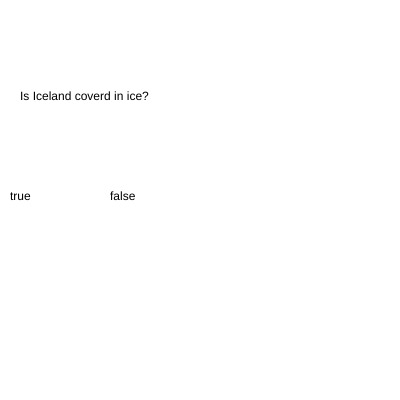
Frame 1 (no input)
Frame 60 (no input): identical to frame 1, image omitted
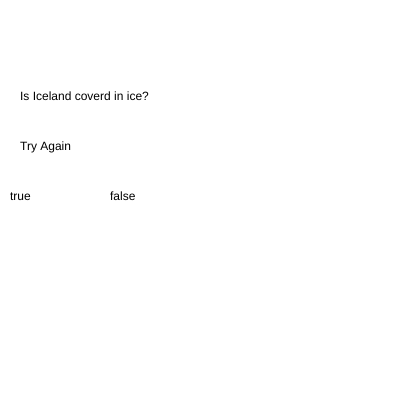
Frame 120 (the mouse pressed at the canvas centre since frame 60)

The p5.js sketch that drew these frames (run headless with seeded random() and noise() and a simulated clock; from frame 60 on, the mouse is pressed at the canvas centre):

// p5.js sketch
// ── sketch.js
var questions = ["Is Iceland coverd in ice?","What ocean lies to the east of US?"];
var options = [["true","false"],["pacific","eastern","indian","atlantic"]];
var answers = ["false","atlantic"];

var answer = "";

var currentQuestion = 0;

var currentOption = -1;
function setup() {
  // put setup code here
  createCanvas(400,400);
//  console.log(options[1].length);
}

function draw() {
  // put drawing code here
  background(255);

  text(questions[currentQuestion], 20,100);

  for(var i = 0; i<options[currentQuestion].length; i++){
    //console.log(options[currentQuestion][i]);
      text(options[currentQuestion][i], 10 + (100*i),200);
      var currentDist = dist(mouseX,mouseY, 30 + (100*i),200);

      if(currentDist < 20){
        currentOption = i;
        text("Your current option is: " + options[currentQuestion][currentOption], 20, 120);
      }
  }

  text(answer, 20,150);
}

function mousePressed(){
  if(options[currentQuestion][currentOption] == answers[currentQuestion]){
    console.log("Correct");
    currentQuestion++;
    if(currentQuestion >= questions.length){
      currentQuestion = 0;
    }
    answer = "Correct";
  }else{
    console.log("Try Again");

    answer = "Try Again";
  }
}
